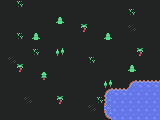

Rendered tile map (Tiled .tmx) drawn with the repository's tilesets; below, a short description and the full map source, tile grids included:
An orthogonal 20x15 tile map with 8x8 px tiles, 1 tile layer (Tile Layer 1).

<map version="1.10" tiledversion="1.11.0" orientation="orthogonal" renderorder="right-down" width="20" height="15" tilewidth="8" tileheight="8" infinite="0" nextlayerid="2" nextobjectid="1">
 <tileset firstgid="1" source="Rouge like.tsx" />
 <layer id="1" name="Tile Layer 1" width="20" height="15">
  <data encoding="csv">
18,18,70,18,18,18,18,18,18,18,18,18,18,18,18,18,18,18,18,18,
18,18,18,18,18,18,18,18,18,18,18,18,18,18,18,18,70,18,18,18,
18,18,18,18,18,18,18,25,18,18,18,18,18,18,18,18,18,18,18,18,
18,18,18,18,18,18,18,18,18,18,88,18,18,18,18,18,69,18,18,18,
18,18,70,18,25,18,18,18,18,18,18,18,18,25,18,18,18,18,18,18,
18,18,18,18,18,18,18,18,18,18,18,18,18,18,18,18,18,18,18,18,
18,18,18,18,70,18,18,87,18,18,18,18,18,18,18,18,18,88,18,18,
18,69,18,18,18,18,18,18,18,18,18,70,18,18,18,18,18,18,18,18,
18,18,88,18,18,18,18,18,18,18,18,18,18,18,18,18,25,18,18,18,
18,18,18,18,18,85,18,18,18,18,18,18,18,18,18,18,18,18,18,18,
18,18,18,18,18,18,18,18,18,18,18,18,18,87,18,18,124,125,125,125,
18,18,18,18,18,18,18,18,18,18,18,18,18,124,125,125,141,141,141,141,
18,18,18,69,18,18,18,88,18,18,18,18,70,140,141,141,141,141,141,141,
18,18,18,18,18,18,18,18,18,18,18,69,18,159,141,141,141,141,141,141,
18,18,18,18,18,18,18,18,18,18,18,18,18,156,141,141,141,141,141,141
</data>
 </layer>
</map>
